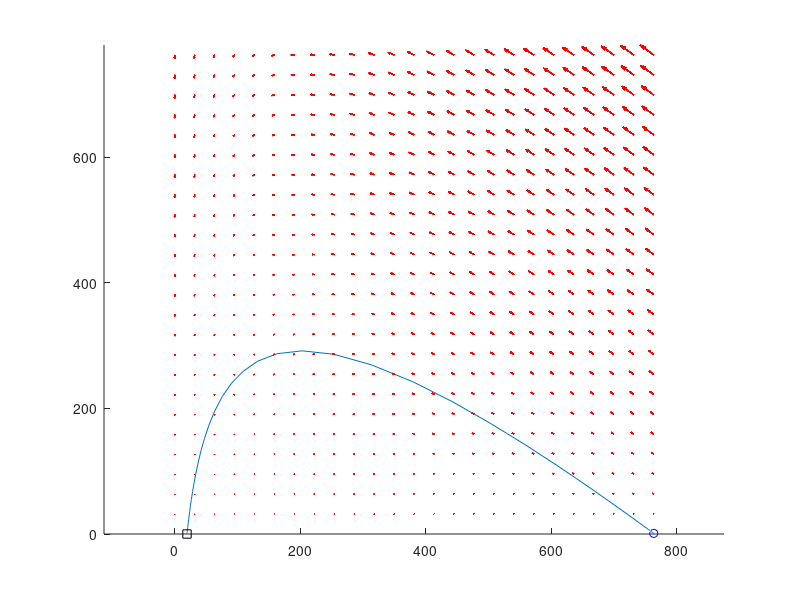

MATLAB code to generate this figure:
%{
    Modelos de transmisión de enfermedades infecciosas modelados
    como un sistema de ecuaciones diferenciales de orden 1 en
    dimensión 2 o 3. Pintar retrato de fases.

    https://repositorio.unican.es/xmlui/bitstream/handle/10902/7125/Andrea%20Garcia%20Pi%C3%B1era.pdf
%}

close all; clc

%% Ecuación diferencial

% El tiempo
t0 = 0;
tf = 100;

% Valores de la epidemia
beta = 0.0022; % Tasa per-cápita de transmisión de la enfermedad
v = 0.4477; % Tasa de retiro


% Valores iniciales
Y0s = zeros(3, 1);
Y0s(:, 1) = [763, 1, 0];

% Función
f = @(t, Y) [
            -beta * Y(1) * Y(2) ; % Tasa de infección
             beta * Y(1) * Y(2) - v * Y(2); % Tasa de susceptibles
             v * Y(2) % Tasa de retirados
             ];

%% Plotear retrato fase

% Plotea algunas soluciones
[~, n] = size(Y0s);

max_x = -inf;
max_y = -inf;
hold on
for i = 1 : n
    % Obtiene solucion
    [~,ys] = ode45(f, [t0 tf], Y0s(:, i));
    % Guarda el valor máximo y mínimo de cada eje
    new_max_x = max(ys(:, 1));
    new_max_y = max(ys(:, 2));
    if new_max_x > max_x
        max_x = new_max_x;
    end
    if new_max_y > max_y
        max_y = new_max_y;
    end
    
    % Plotea la solución
    plot3(ys(:,1), ys(:,2), ys(:, 3))
    plot3(ys(1,1), ys(1,2), ys(1, 3),'bo') % starting point
    plot3(ys(end,1), ys(end,2), ys(end, 3),'ks') % ending point
end

% Luego plotea los vectores direccionales

% El mayor eje para que todo sea proporcional
max_val = max(max_x, max_y);
% Y plotea
y1 = linspace(0, max_val, 25);
y2 = linspace(0, max_val, 25);
y3 = linspace(0, max_val, 25);
[x, y, z] = meshgrid(y1, y2, y3);

u = zeros(size(x));
v = zeros(size(y));
w = zeros(size(z));

for i = 1 : numel(x)
    % Se asume que el tiempo inicial es cero
    ydot = f(0, [x(i) ; y(i) ; z(i)]);
    u(i) = ydot(1);
    v(i) = ydot(2);
    w(i) = ydot(3);
end

% Dibuja las flechas
quiver3(x, y, z, u, v, w, 'r'); figure(gcf)
axis tight equal;
hold off